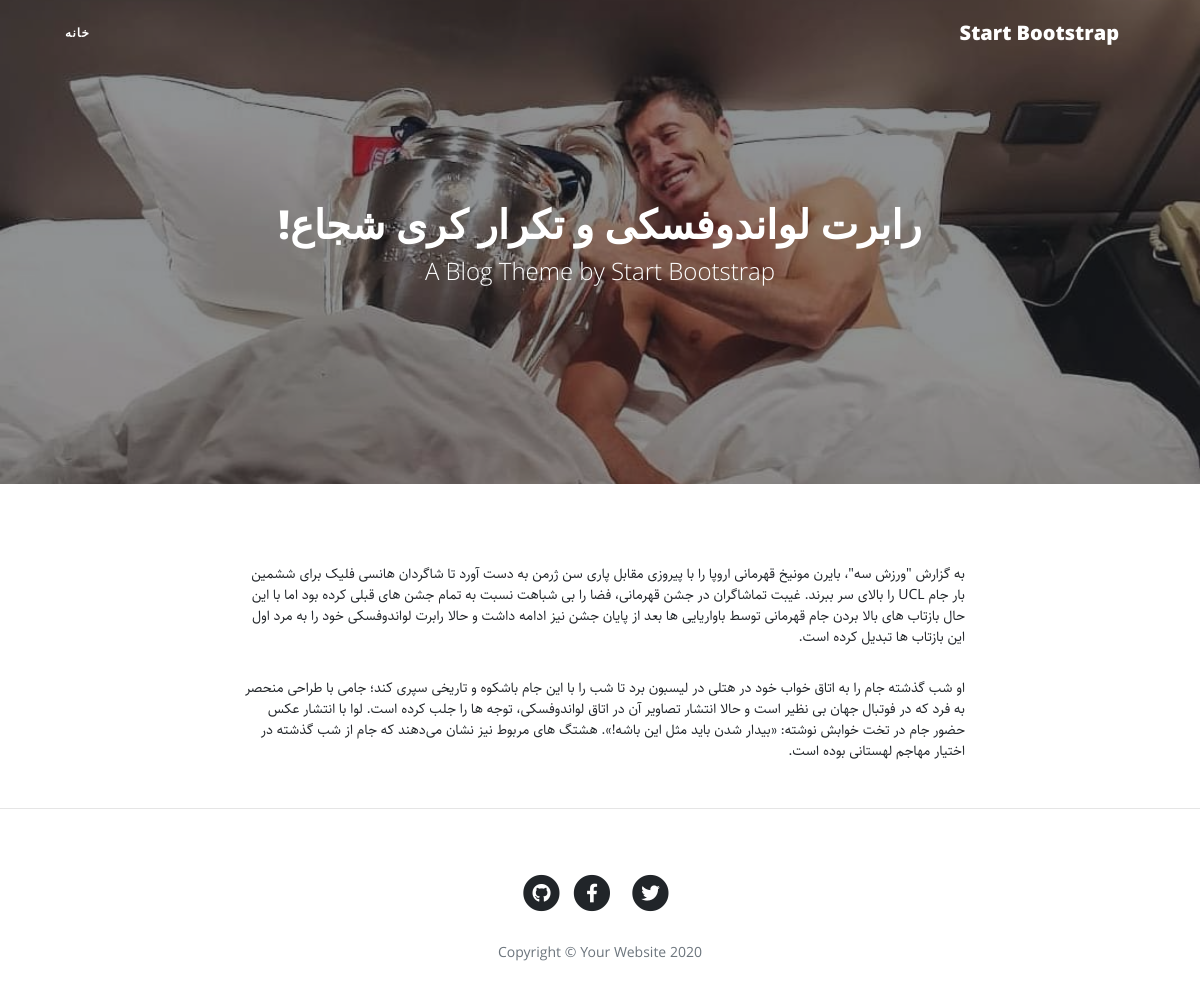
Page /article/football-news-2 on the committed database.
### blog/models.py (models this page shows, shortened)
class Article(models.Model):
    STATUS_CHOICES = (
        ('d', 'Draft'),
        ('p', 'Published')
    )
    title = models.CharField(max_length=200)
    slug = models.SlugField(max_length=100, unique=True)
    category = models.ManyToManyField(Category, verbose_name='دسته بندی')
    description = models.TextField()
    thumbnail = models.ImageField(upload_to='images')
    publish = models.DateTimeField(default=timezone.now)
    created = models.DateTimeField(auto_now_add=True)
    updated = models.DateTimeField(auto_now=True)
    status = models.CharField(max_length=1, choices=STATUS_CHOICES)
    class Meta:
        verbose_name = 'مقاله'
        verbose_name_plural = 'مقالات'
    def jpublish(self):
        return jalali_converter(self.publish)
    jpublish.short_description = 'زمان انتشار'

### blog/views.py (the view)
# urls.py: path('article/<slug:slug>', detail, name='detail')
def detail(request, slug):
    context = {
        'article': get_object_or_404(Article, slug=slug, status='p')
    }
    return render(request, 'blog/detail.html', context)

### blog/templates/blog/detail.html
{% extends 'blog/base.html' %}
{% load static %}
{% block main %}
<header class="masthead" style="background-image: url('{{article.thumbnail.url}}')">
    <div class="overlay"></div>
    <div class="container">
        <div class="row">
            <div class="col-lg-8 col-md-10 mx-auto">
                <div class="site-heading">
                    <h1>{{article.title}}</h1>
                    <span class="subheading">A Blog Theme by Start Bootstrap</span>
                </div>
            </div>
        </div>
    </div>
</header>
<article>
    <div class="container">
        <div class="row">
            <div class="col-lg-8 col-md-10 mx-auto">
                {{article.description|linebreaks}}
            </div>
        </div>
    </div>
</article>
{% endblock %}

### blog/static/blog/css/rtl.css (style rules this page uses)
body { direction: rtl; text-align: right; font-family: "Sahel"; font-size: 14px; }
header.masthead .site-heading h1 { font-size: 40px; }

### rows in the picture
Article: thumbnail (picture), title "رابرت لواندوفسکی و تکرار کری شجاع!", description "به گزارش \"ورزش سه\"، بایرن مونیخ قهرمانی اروپا را با پیروزی مقابل پاری سن ژرمن به دست آورد تا شاگردان هانسی فلیک برای ششمین بار جام UCL را بالای سر ببرند. غیبت تماشاگران در جشن قهرمانی، فضا را بی شباهت نسبت به تمام جشن های قبلی کرده بود اما با این حال بازتاب های بالا بردن جام قهرمانی توسط باواریایی ها بعد از پایان جشن نیز ادامه داشت و حالا رابرت لواندوفسکی خود را به مرد اول این بازتاب ها تبدیل کرده است. او شب گذشته جام را به اتاق خواب خود در هتلی در لیسبون برد تا شب را با این جام باشکوه و تاریخی سپری کند؛ جامی با طراحی منحصر به فرد که در فوتبال جهان بی نظیر است و حالا انتشار تصاویر آن در اتاق لواندوفسکی، توجه ها را جلب کرده است. لوا با انتشار عکس حضور جام در تخت خوابش نوشته: «بیدار شدن باید…"
